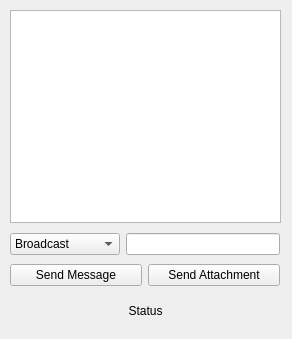
<?xml version="1.0" encoding="UTF-8"?>
<ui version="4.0">
 <class>MainWindow</class>
 <widget class="QMainWindow" name="MainWindow">
  <property name="geometry">
   <rect>
    <x>0</x>
    <y>0</y>
    <width>292</width>
    <height>339</height>
   </rect>
  </property>
  <property name="windowTitle">
   <string>MainWindow</string>
  </property>
  <widget class="QWidget" name="centralwidget">
   <widget class="QWidget" name="layoutWidget">
    <property name="geometry">
     <rect>
      <x>10</x>
      <y>230</y>
      <width>270</width>
      <height>60</height>
     </rect>
    </property>
    <layout class="QGridLayout" name="gridLayout">
     <item row="1" column="0">
      <widget class="QPushButton" name="pushButton">
       <property name="minimumSize">
        <size>
         <width>0</width>
         <height>0</height>
        </size>
       </property>
       <property name="styleSheet">
        <string notr="true"/>
       </property>
       <property name="text">
        <string>Send Message</string>
       </property>
      </widget>
     </item>
     <item row="1" column="1">
      <widget class="QPushButton" name="pushButton_2">
       <property name="styleSheet">
        <string notr="true"/>
       </property>
       <property name="text">
        <string>Send Attachment</string>
       </property>
       <property name="flat">
        <bool>false</bool>
       </property>
      </widget>
     </item>
     <item row="0" column="0" colspan="2">
      <layout class="QHBoxLayout" name="hBoxLayout">
       <item>
        <widget class="QComboBox" name="comboBox">
         <property name="minimumSize">
          <size>
           <width>110</width>
           <height>0</height>
          </size>
         </property>
         <item>
          <property name="text">
           <string>Broadcast</string>
          </property>
         </item>
        </widget>
       </item>
       <item>
        <widget class="QLineEdit" name="lineEdit">
         <property name="minimumSize">
          <size>
           <width>150</width>
           <height>0</height>
          </size>
         </property>
         <property name="styleSheet">
          <string notr="true"/>
         </property>
        </widget>
       </item>
      </layout>
     </item>
    </layout>
   </widget>
   <widget class="QTextBrowser" name="textBrowser">
    <property name="geometry">
     <rect>
      <x>10</x>
      <y>10</y>
      <width>271</width>
      <height>213</height>
     </rect>
    </property>
    <property name="styleSheet">
     <string notr="true"/>
    </property>
   </widget>
   <widget class="QLabel" name="label">
    <property name="geometry">
     <rect>
      <x>10</x>
      <y>300</y>
      <width>271</width>
      <height>21</height>
     </rect>
    </property>
    <property name="text">
     <string>Status</string>
    </property>
    <property name="alignment">
     <set>Qt::AlignmentFlag::AlignCenter</set>
    </property>
   </widget>
  </widget>
 </widget>
 <resources/>
 <connections/>
</ui>
